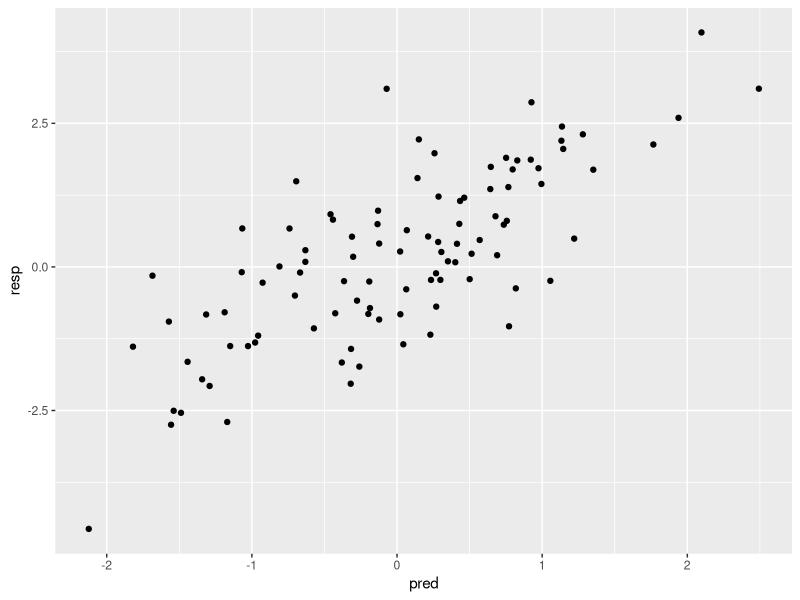

This figure's R source:
library(tidyverse)
library(cowplot)

# get arguments
tmp <- commandArgs(TRUE)

# make a named list of arguments
lst <- strsplit(tmp, '=', fixed = TRUE) %>%
  lapply(`[`, 2)

names(lst) <- strsplit(tmp, '=', fixed = TRUE) %>%
  sapply(`[`, 1)
# fill in defaults if not given
if(is.null(lst$out))
  lst$out <- 'out1.pdf'

set.seed(297834) # pick your own seed
dat <- data_frame(pred = rnorm(100),
                  resp = pred + rnorm(100))

pdf(lst$out)
ggplot(dat, aes(pred, resp)) +
  geom_point()
dev.off()
